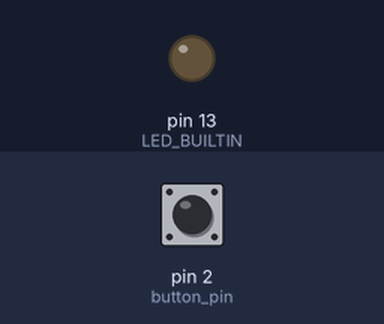
Simulated run of this sketch. Board: Arduino Uno, built with avr-gcc and run on an emulated ATmega328P. Shown: output pins drawn as LEDs (lit = HIGH). Inputs (shaded band) come from the test bench; at power-on: pin 2 (button_pin) LOW.

Above: at 1.2 s.
1.3 s: pin 2 (button_pin) pulled HIGH for 0.15 s
At 1.37 s:
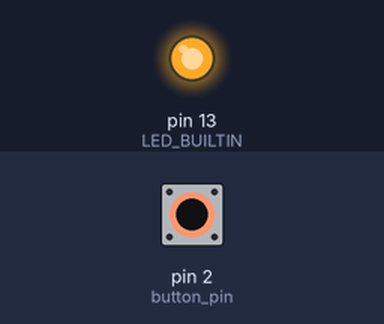
2.9 s: pin 2 (button_pin) pulled HIGH for 3.2 s
At 7.1 s:
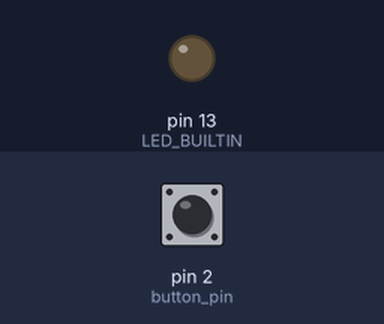
Timing chart, 0 to 8.6 s (numbered marks = the images above; inputs shaded):
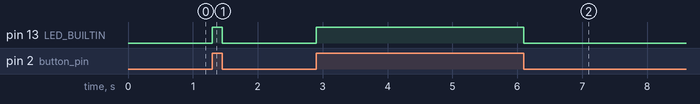

The sketch:

buttoncodeonoff.ino
```cpp
int button_pin = 2;
int button_state = 0;

void setup()
{
  pinMode(LED_BUILTIN, OUTPUT);
  pinMode(button_pin,INPUT);
}


void loop()
{
  button_state = digitalRead(button_pin);
  digitalWrite(LED_BUILTIN, button_state);
}
```

Measured:
- after the input at 1.3 s, pin 13 (LED_BUILTIN): LOW → HIGH at once, → LOW 0.15 s later
- after the input at 2.9 s, pin 13 (LED_BUILTIN): LOW → HIGH at once, → LOW 3.2 s later
